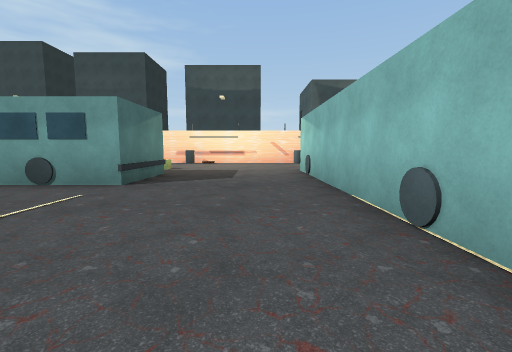
[1] (above)

19 first-person views from a walk through a Unity game level. The camera is 1.2 m above the floor, tilts 6° down and sees 90° across. The floor is counted in squares, 2 m on a side. Each view is taken from the middle of a square. On the plan, view 1 faces up. The plan holds only what a view shows up to about 9 squares ahead; the rest is blank. The place goes on beyond the plan.

[2]
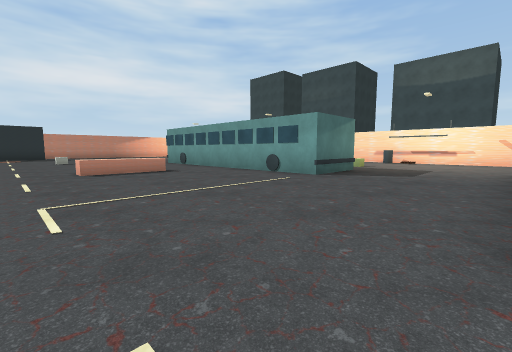

[3]
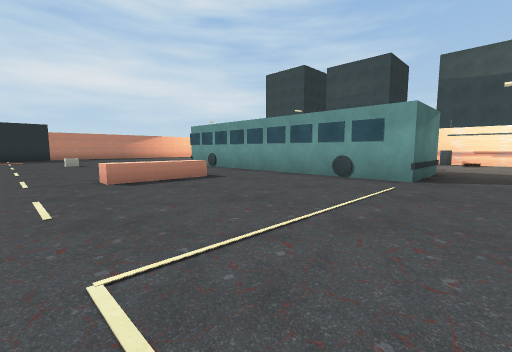

[4]
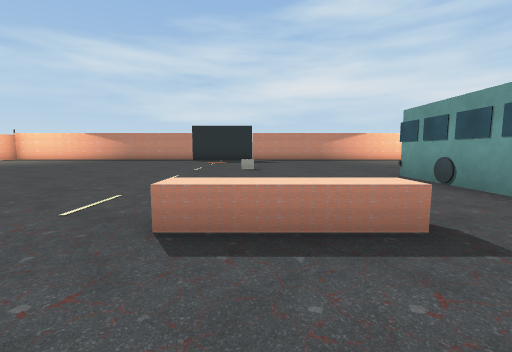

[5]
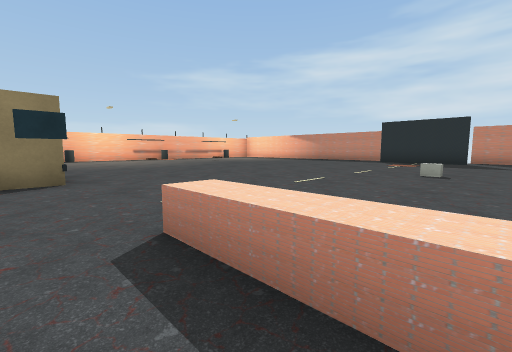

[6]
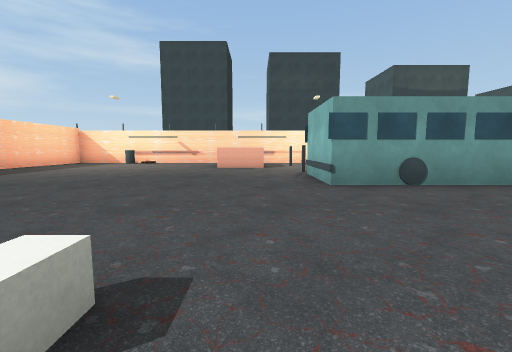

[7]
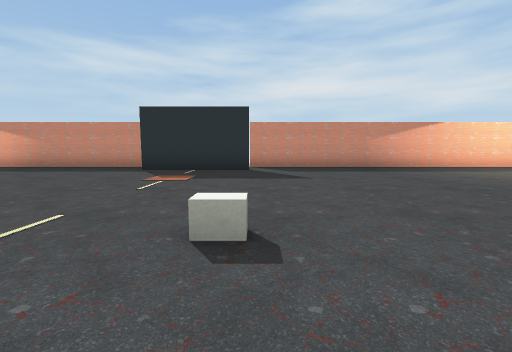

[8]
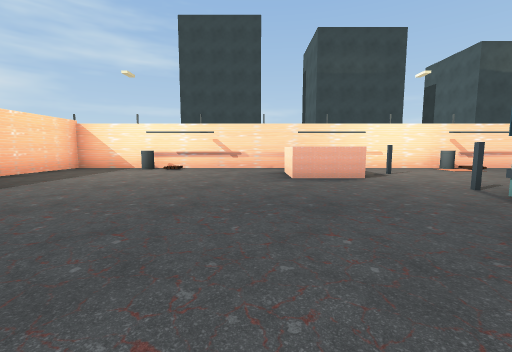

[9]
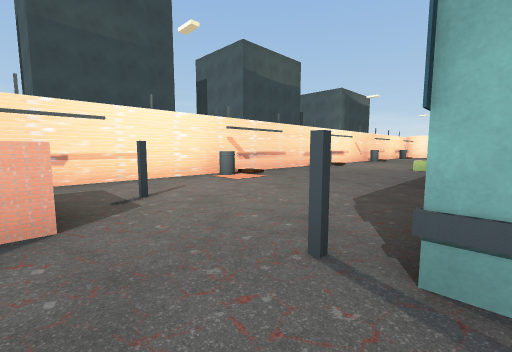

[10]
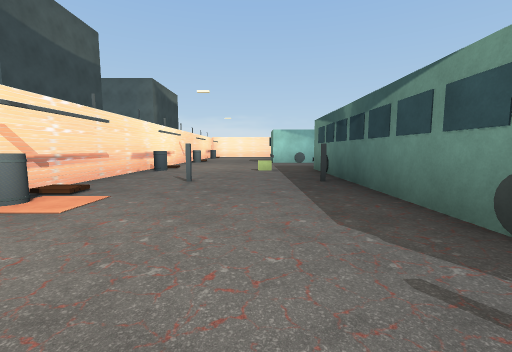

[11]
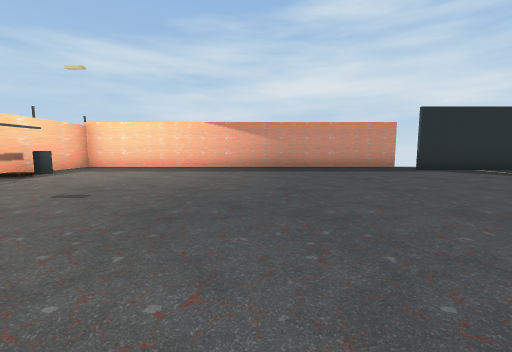

[12]
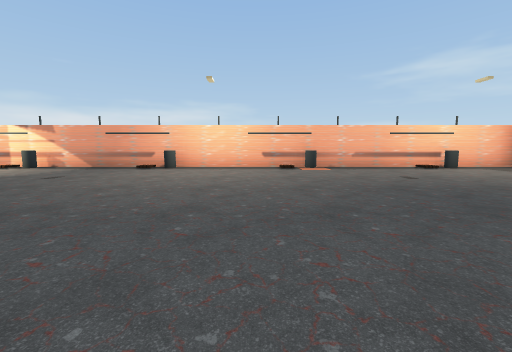

[13]
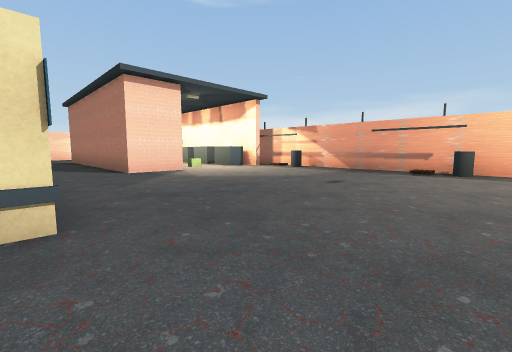

[14]
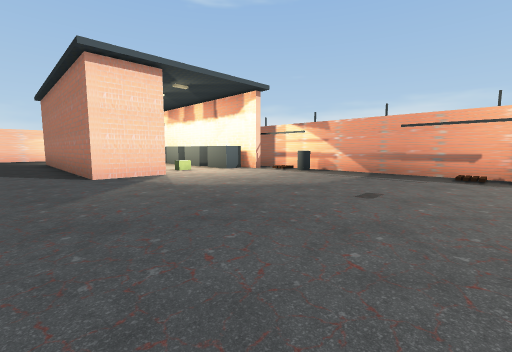

[15]
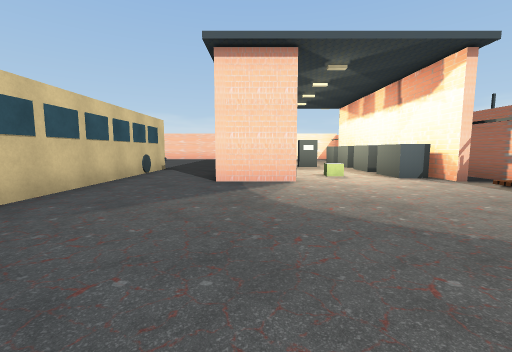

[16]
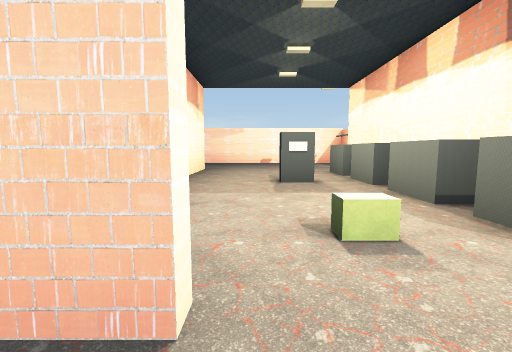

[17]
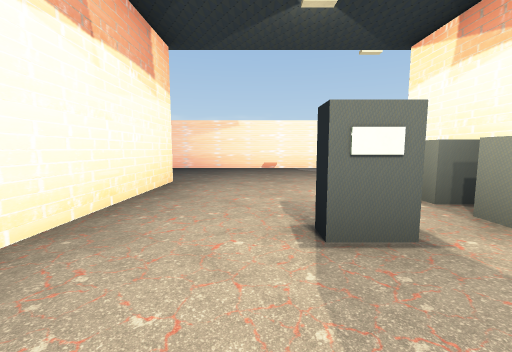

[18]
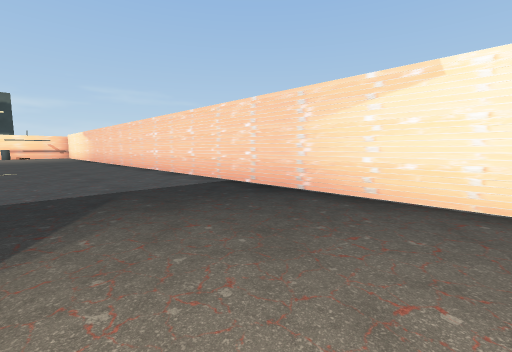

[19]
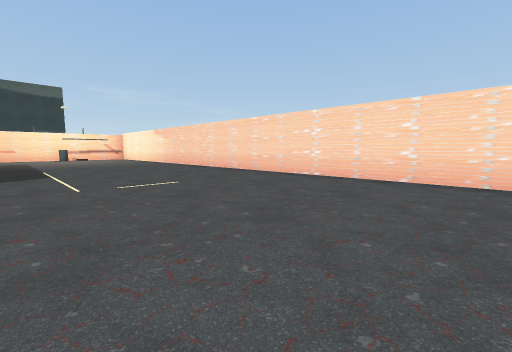

### Floor plan
Points are (right, up) in squares from view 1. A wall is a line through its corners. A room is listed if a view was taken in it or the views show most of it. See-through windows are left out.
Room 1 (views 1, 2, 3, 4, 5, 6, 7, 8, 9, 10, 11, 12, 13, 14, 15, 16, 17, 18, 19)
walls: (-5.9, -3.2) (-4.9, -3.2); (-5.8, -5.4) (-5.8, -4.9); (1.3, 1.1) (1.3, 7.2); (-7.6, 6.2) (-2.2, 6.2) (-2.2, 4.3) (-9.8, 4.3) (-9.8, 6.4); (1.8, -5.3) (-3.4, -5.3); (-1.3, -8.9) (-1.3, -7.3) (4.5, -7.3); (-1.2, -11.8) (5.5, -11.8); (-17.4, 0.9) (-17.4, -2.4); (1, 11.2) (-18.7, 11.2) (-18.7, 0.8); (5.8, -7.5) (2.5, -7.5); (-18.7, -2.2) (-18.7, -12.7) (-0.4, -12.7); (9.2, -11) (9.2, 2.6)
low walls: (-5.8, 2.4) (-5.8, 0.3) (-6.2, 0.3)
ways out: gap at (-19, 1)
objects: other object (-16, -12); other object (-16, -11); other object (-16, 11); other object (-12, -12); other object (-12, 1); other object (-12, 9) to (-11, 9); other object (-10, 7); other object (-10, 9); other object (-8, 4); other object (-8, 6); other object (-7, -12); other object (-7, 10); other object (-7, 11); other object (-5, 7); other object (-5, 9); other object (-4, 4); other object (-4, 6); other object (-3, -12); other object (-3, 8); other object (-3, 11); other object (0, -11); other object (0, -10); other object (0, -5); other object (1, -11); other object (1, 2); other object (1, 6); other object (3, -11); other object (3, -10); other object (4, -11)

Where each view was taken, in squares from view 1:
view 1: 0 up, 0 right, facing up
view 2: 1 down, 1 right, facing up-left
view 3: 1 down, 1 left, facing up-left
view 4: 1 up, 4 left, facing left
view 5: 2 up, 5 left, facing down-left
view 6: 0 up, 11 left, facing up
view 7: 1 up, 10 left, facing left
view 8: 3 up, 13 left, facing up
view 9: 6 up, 11 left, facing up-right
view 10: 8 up, 10 left, facing right
view 11: 7 down, 10 left, facing left
view 12: 4 down, 10 left, facing down
view 13: 5 down, 8 left, facing down-right
view 14: 6 down, 7 left, facing down-right
view 15: 8 down, 6 left, facing right
view 16: 9 down, 2 left, facing right
view 17: 9 down, 1 right, facing right
view 18: 9 down, 6 right, facing up-right
view 19: 5 down, 4 right, facing up-right
